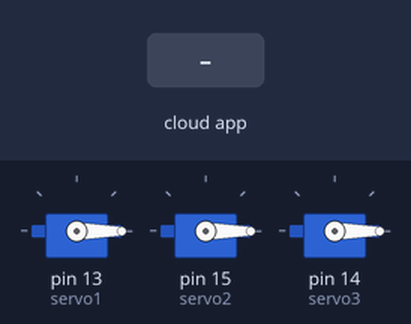
This sketch was run on a simulated Arduino Uno, built with avr-gcc and run on an emulated ATmega328P. Shown: 3 × servo. The inputs (shaded band) are chosen by the test bench. The ROS host is connected and sends only what is stated.

Above: at 1.2 s.
1.3 s: the phone or cloud app sets servo to 45
At 1.7 s:
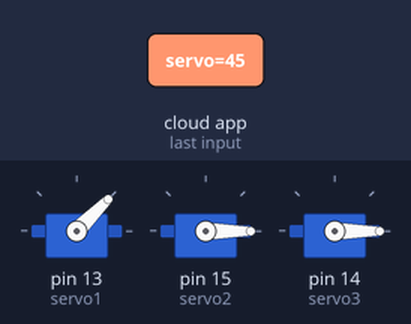
2.8 s: the phone or cloud app sets servo to 90
At 4.0 s:
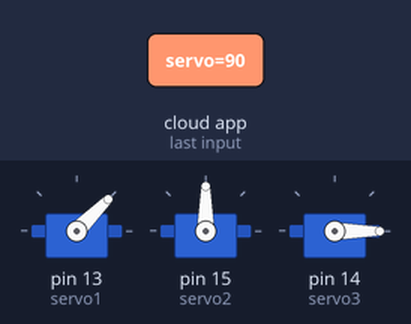
4.3 s: the phone or cloud app sets servo to 180
At 5.2 s:
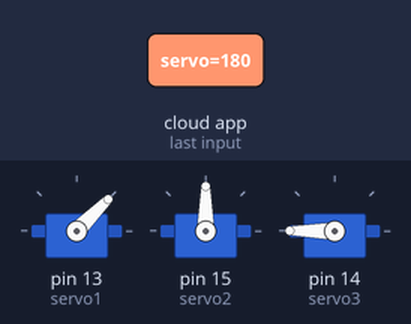
5.8 s: the phone or cloud app sets servo to 0
At 6.4 s:
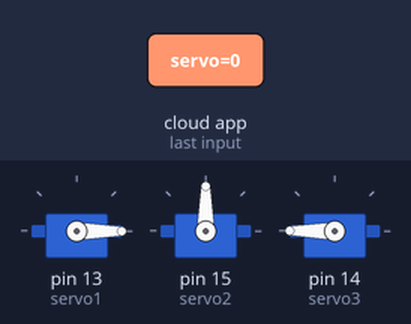
7.3 s: the phone or cloud app sets servo to 0
At 8.5 s:
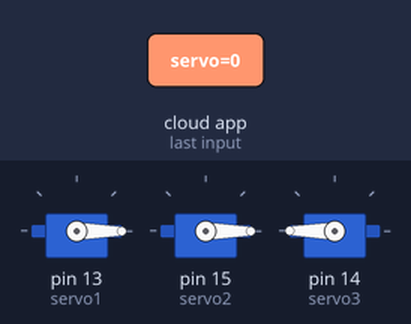
8.8 s: the phone or cloud app sets servo to 45
At 9.9 s:
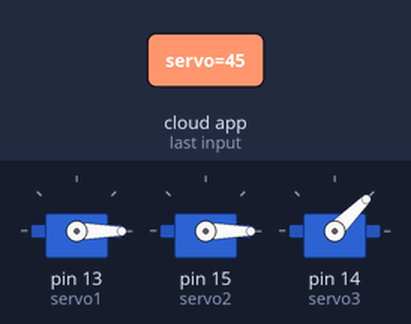
Timing chart, 0 to 11.3 s (numbered marks = the images above; inputs shaded):
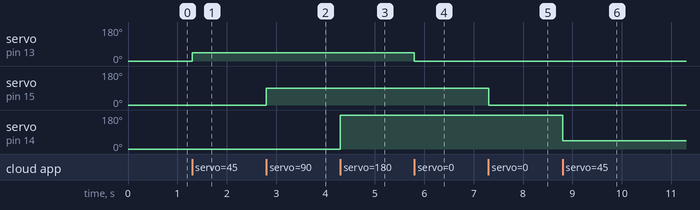

The sketch:

servo_final.ino
```cpp
#include <Servo.h>
#include <ros.h>
#include <std_msgs/UInt16.h>

ros::NodeHandle  nh;

Servo servo1;
Servo servo2;
Servo servo3;
int flag = 0;   //to toggle servos

void servo_cb( const std_msgs::UInt16& cmd_msg)
{
  if(flag == 0)
  {
    servo1.write(cmd_msg.data); //set servo1 angle, should be from 0-180
    flag = 1;
  }
  else if (flag == 1)
  {
    servo2.write(cmd_msg.data); //set servo2 angle, should be from 0-180
    flag = 2;
  }
  else
  {
    servo3.write(cmd_msg.data); //set servo3 angle, should be from 0-180
    flag = 0;
  }
}

ros::Subscriber<std_msgs::UInt16> sub("servo", servo_cb);

void setup()
{
  nh.initNode();
  nh.subscribe(sub);

  servo1.attach(13);
  servo2.attach(15);
  servo3.attach(14);

  servo1.write(0);  //set 0 as initial position
  servo2.write(0);
  servo3.write(0);
}

void loop()
{
  nh.spinOnce();  //to execute callback function
  delay(1);
}
```

Measured:
- after the input at 1.3 s, servo on pin 13 (servo1): 0° → 45° at once
- after the input at 2.8 s, servo on pin 15 (servo2): 0° → 90° at once
- after the input at 4.3 s, servo on pin 14 (servo3): 0° → 180° at once
- after the input at 5.8 s, servo on pin 13 (servo1): 45° → 0° at once
- after the input at 7.3 s, servo on pin 15 (servo2): 90° → 0° at once
- after the input at 8.8 s, servo on pin 14 (servo3): 180° → 45° at once
